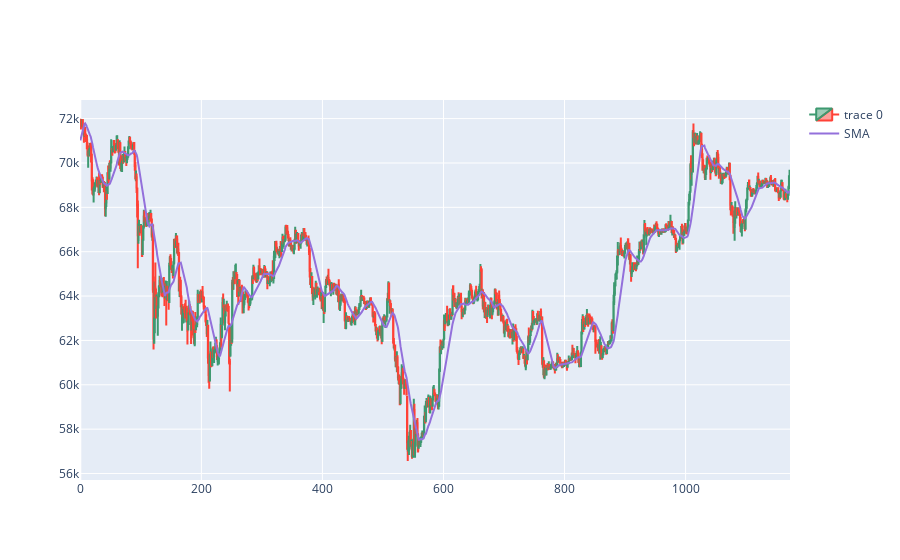

Notebook source saved alongside this figure:
### Code cell
import plotly.graph_objects as go

dfpl = data[:]
fig = go.Figure(data=[go.Candlestick(x=dfpl.index,
                open=dfpl['Open'],
                high=dfpl['High'],
                low=dfpl['Low'],
                close=dfpl['Close'])])

fig.add_scatter(x=dfpl.index, y=dfpl['SMA'],  marker=dict(size=5, color="MediumPurple"), name="SMA")
fig.update_layout(xaxis_rangeslider_visible=False)
fig.show()

### Figure 1 — Plotly figure (JSON) as saved in the notebook; plotly's stock layout.template omitted (floating-point values rounded to 4 significant figures; data arrays with more than 128 entries replaced by an {"elided": "..."} marker saying what was removed)
{"data": [{"close": {"elided": "1173 float values"}, "high": {"elided": "1173 float values"}, "low": {"elided": "1173 float values"}, "open": {"elided": "1173 float values"}, "type": "candlestick", "x": {"elided": "1173 int values"}}, {"marker": {"color": "MediumPurple", "size": 5}, "name": "SMA", "type": "scatter", "x": {"elided": "1173 int values"}, "y": {"elided": "1173 float values"}}], "layout": {"xaxis": {"rangeslider": {"visible": false}}}}
